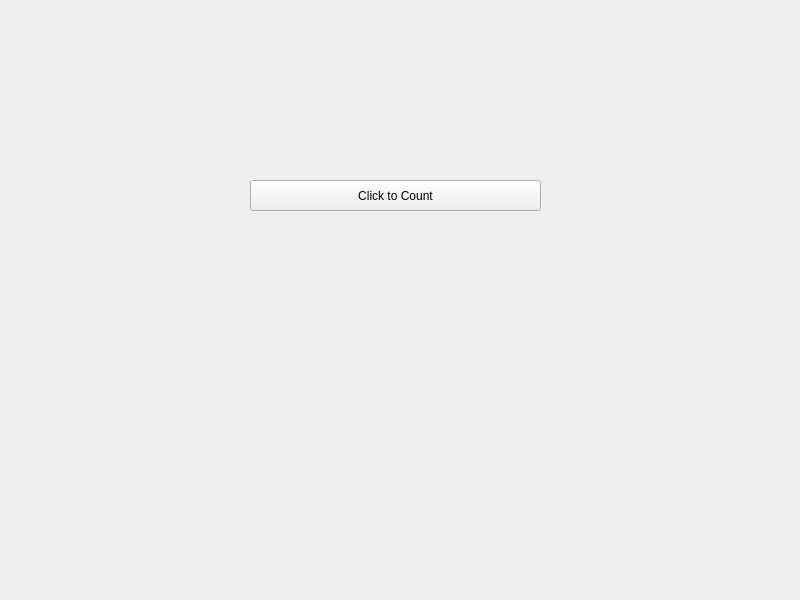
<?xml version="1.0" encoding="UTF-8"?>
<ui version="4.0">
 <class>Widget</class>
 <widget class="QWidget" name="Widget">
  <property name="geometry">
   <rect>
    <x>0</x>
    <y>0</y>
    <width>800</width>
    <height>600</height>
   </rect>
  </property>
  <property name="windowTitle">
   <string>Widget</string>
  </property>
  <widget class="QPushButton" name="pushButton">
   <property name="geometry">
    <rect>
     <x>250</x>
     <y>180</y>
     <width>291</width>
     <height>31</height>
    </rect>
   </property>
   <property name="text">
    <string>Click to Count</string>
   </property>
  </widget>
 </widget>
 <resources/>
 <connections/>
</ui>
